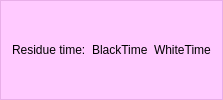
      <widget class="QFrame" name="frame">
       <property name="palette">
        <palette>
         <active>
          <colorrole role="WindowText">
           <brush brushstyle="SolidPattern">
            <color alpha="255">
             <red>0</red>
             <green>0</green>
             <blue>0</blue>
            </color>
           </brush>
          </colorrole>
          <colorrole role="Button">
           <brush brushstyle="SolidPattern">
            <color alpha="100">
             <red>255</red>
             <green>170</green>
             <blue>255</blue>
            </color>
           </brush>
          </colorrole>
          <colorrole role="Light">
           <brush brushstyle="SolidPattern">
            <color alpha="100">
             <red>255</red>
             <green>255</green>
             <blue>255</blue>
            </color>
           </brush>
          </colorrole>
          <colorrole role="Midlight">
           <brush brushstyle="SolidPattern">
            <color alpha="100">
             <red>255</red>
             <green>212</green>
             <blue>255</blue>
            </color>
           </brush>
          </colorrole>
          <colorrole role="Dark">
           <brush brushstyle="SolidPattern">
            <color alpha="100">
             <red>127</red>
             <green>85</green>
             <blue>127</blue>
            </color>
           </brush>
          </colorrole>
          <colorrole role="Mid">
           <brush brushstyle="SolidPattern">
            <color alpha="100">
             <red>170</red>
             <green>113</green>
             <blue>170</blue>
            </color>
           </brush>
          </colorrole>
          <colorrole role="Text">
           <brush brushstyle="SolidPattern">
            <color alpha="255">
             <red>0</red>
             <green>0</green>
             <blue>0</blue>
            </color>
           </brush>
          </colorrole>
          <colorrole role="BrightText">
           <brush brushstyle="SolidPattern">
            <color alpha="255">
             <red>255</red>
             <green>255</green>
             <blue>255</blue>
            </color>
           </brush>
          </colorrole>
          <colorrole role="ButtonText">
           <brush brushstyle="SolidPattern">
            <color alpha="255">
             <red>0</red>
             <green>0</green>
             <blue>0</blue>
            </color>
           </brush>
          </colorrole>
          <colorrole role="Base">
           <brush brushstyle="SolidPattern">
            <color alpha="255">
             <red>255</red>
             <green>255</green>
             <blue>255</blue>
            </color>
           </brush>
          </colorrole>
          <colorrole role="Window">
           <brush brushstyle="SolidPattern">
            <color alpha="100">
             <red>255</red>
             <green>170</green>
             <blue>255</blue>
            </color>
           </brush>
          </colorrole>
          <colorrole role="Shadow">
           <brush brushstyle="SolidPattern">
            <color alpha="255">
             <red>0</red>
             <green>0</green>
             <blue>0</blue>
            </color>
           </brush>
          </colorrole>
          <colorrole role="AlternateBase">
           <brush brushstyle="SolidPattern">
            <color alpha="177">
             <red>255</red>
             <green>212</green>
             <blue>255</blue>
            </color>
           </brush>
          </colorrole>
          <colorrole role="ToolTipBase">
           <brush brushstyle="SolidPattern">
            <color alpha="255">
             <red>255</red>
             <green>255</green>
             <blue>220</blue>
            </color>
           </brush>
          </colorrole>
          <colorrole role="ToolTipText">
           <brush brushstyle="SolidPattern">
            <color alpha="255">
             <red>0</red>
             <green>0</green>
             <blue>0</blue>
            </color>
           </brush>
          </colorrole>
          <colorrole role="PlaceholderText">
           <brush brushstyle="SolidPattern">
            <color alpha="128">
             <red>0</red>
             <green>0</green>
             <blue>0</blue>
            </color>
           </brush>
          </colorrole>
         </active>
         <inactive>
          <colorrole role="WindowText">
           <brush brushstyle="SolidPattern">
            <color alpha="255">
             <red>0</red>
             <green>0</green>
             <blue>0</blue>
            </color>
           </brush>
          </colorrole>
          <colorrole role="Button">
           <brush brushstyle="SolidPattern">
            <color alpha="100">
             <red>255</red>
             <green>170</green>
             <blue>255</blue>
            </color>
           </brush>
          </colorrole>
          <colorrole role="Light">
           <brush brushstyle="SolidPattern">
            <color alpha="100">
             <red>255</red>
             <green>255</green>
             <blue>255</blue>
            </color>
           </brush>
          </colorrole>
          <colorrole role="Midlight">
           <brush brushstyle="SolidPattern">
            <color alpha="100">
             <red>255</red>
             <green>212</green>
             <blue>255</blue>
            </color>
           </brush>
          </colorrole>
          <colorrole role="Dark">
           <brush brushstyle="SolidPattern">
            <color alpha="100">
             <red>127</red>
             <green>85</green>
             <blue>127</blue>
            </color>
           </brush>
          </colorrole>
          <colorrole role="Mid">
           <brush brushstyle="SolidPattern">
            <color alpha="100">
             <red>170</red>
             <green>113</green>
             <blue>170</blue>
            </color>
           </brush>
          </colorrole>
          <colorrole role="Text">
           <brush brushstyle="SolidPattern">
            <color alpha="255">
             <red>0</red>
             <green>0</green>
             <blue>0</blue>
            </color>
           </brush>
          </colorrole>
          <colorrole role="BrightText">
           <brush brushstyle="SolidPattern">
            <color alpha="255">
             <red>255</red>
             <green>255</green>
             <blue>255</blue>
            </color>
           </brush>
          </colorrole>
          <colorrole role="ButtonText">
           <brush brushstyle="SolidPattern">
            <color alpha="255">
             <red>0</red>
             <green>0</green>
             <blue>0</blue>
            </color>
           </brush>
          </colorrole>
          <colorrole role="Base">
           <brush brushstyle="SolidPattern">
            <color alpha="255">
             <red>255</red>
             <green>255</green>
             <blue>255</blue>
            </color>
           </brush>
          </colorrole>
          <colorrole role="Window">
           <brush brushstyle="SolidPattern">
            <color alpha="100">
             <red>255</red>
             <green>170</green>
             <blue>255</blue>
            </color>
           </brush>
          </colorrole>
          <colorrole role="Shadow">
           <brush brushstyle="SolidPattern">
            <color alpha="255">
             <red>0</red>
             <green>0</green>
             <blue>0</blue>
            </color>
           </brush>
          </colorrole>
          <colorrole role="AlternateBase">
           <brush brushstyle="SolidPattern">
            <color alpha="177">
             <red>255</red>
             <green>212</green>
             <blue>255</blue>
            </color>
           </brush>
          </colorrole>
          <colorrole role="ToolTipBase">
           <brush brushstyle="SolidPattern">
            <color alpha="255">
             <red>255</red>
             <green>255</green>
             <blue>220</blue>
            </color>
           </brush>
          </colorrole>
          <colorrole role="ToolTipText">
           <brush brushstyle="SolidPattern">
            <color alpha="255">
             <red>0</red>
             <green>0</green>
             <blue>0</blue>
            </color>
           </brush>
          </colorrole>
          <colorrole role="PlaceholderText">
           <brush brushstyle="SolidPattern">
            <color alpha="128">
             <red>0</red>
             <green>0</green>
             <blue>0</blue>
            </color>
           </brush>
          </colorrole>
         </inactive>
         <disabled>
          <colorrole role="WindowText">
           <brush brushstyle="SolidPattern">
            <color alpha="100">
             <red>127</red>
             <green>85</green>
             <blue>127</blue>
            </color>
           </brush>
          </colorrole>
          <colorrole role="Button">
           <brush brushstyle="SolidPattern">
            <color alpha="100">
             <red>255</red>
             <green>170</green>
             <blue>255</blue>
            </color>
           </brush>
          </colorrole>
          <colorrole role="Light">
           <brush brushstyle="SolidPattern">
            <color alpha="100">
             <red>255</red>
             <green>255</green>
             <blue>255</blue>
            </color>
           </brush>
          </colorrole>
          <colorrole role="Midlight">
           <brush brushstyle="SolidPattern">
            <color alpha="100">
             <red>255</red>
             <green>212</green>
             <blue>255</blue>
            </color>
           </brush>
          </colorrole>
          <colorrole role="Dark">
           <brush brushstyle="SolidPattern">
            <color alpha="100">
             <red>127</red>
             <green>85</green>
             <blue>127</blue>
            </color>
           </brush>
          </colorrole>
          <colorrole role="Mid">
           <brush brushstyle="SolidPattern">
            <color alpha="100">
             <red>170</red>
             <green>113</green>
             <blue>170</blue>
            </color>
           </brush>
          </colorrole>
          <colorrole role="Text">
           <brush brushstyle="SolidPattern">
            <color alpha="100">
             <red>127</red>
             <green>85</green>
             <blue>127</blue>
            </color>
           </brush>
          </colorrole>
          <colorrole role="BrightText">
           <brush brushstyle="SolidPattern">
            <color alpha="255">
             <red>255</red>
             <green>255</green>
             <blue>255</blue>
            </color>
           </brush>
          </colorrole>
          <colorrole role="ButtonText">
           <brush brushstyle="SolidPattern">
            <color alpha="100">
             <red>127</red>
             <green>85</green>
             <blue>127</blue>
            </color>
           </brush>
          </colorrole>
          <colorrole role="Base">
           <brush brushstyle="SolidPattern">
            <color alpha="100">
             <red>255</red>
             <green>170</green>
             <blue>255</blue>
            </color>
           </brush>
          </colorrole>
          <colorrole role="Window">
           <brush brushstyle="SolidPattern">
            <color alpha="100">
             <red>255</red>
             <green>170</green>
             <blue>255</blue>
            </color>
           </brush>
          </colorrole>
          <colorrole role="Shadow">
           <brush brushstyle="SolidPattern">
            <color alpha="255">
             <red>0</red>
             <green>0</green>
             <blue>0</blue>
            </color>
           </brush>
          </colorrole>
          <colorrole role="AlternateBase">
           <brush brushstyle="SolidPattern">
            <color alpha="100">
             <red>255</red>
             <green>170</green>
             <blue>255</blue>
            </color>
           </brush>
          </colorrole>
          <colorrole role="ToolTipBase">
           <brush brushstyle="SolidPattern">
            <color alpha="255">
             <red>255</red>
             <green>255</green>
             <blue>220</blue>
            </color>
           </brush>
          </colorrole>
          <colorrole role="ToolTipText">
           <brush brushstyle="SolidPattern">
            <color alpha="255">
             <red>0</red>
             <green>0</green>
             <blue>0</blue>
            </color>
           </brush>
          </colorrole>
          <colorrole role="PlaceholderText">
           <brush brushstyle="SolidPattern">
            <color alpha="128">
             <red>0</red>
             <green>0</green>
             <blue>0</blue>
            </color>
           </brush>
          </colorrole>
         </disabled>
        </palette>
       </property>
       <property name="autoFillBackground">
        <bool>true</bool>
       </property>
       <property name="frameShape">
        <enum>QFrame::StyledPanel</enum>
       </property>
       <property name="frameShadow">
        <enum>QFrame::Raised</enum>
       </property>
       <layout class="QHBoxLayout" name="horizontalLayout">
        <property name="topMargin">
         <number>0</number>
        </property>
        <property name="bottomMargin">
         <number>0</number>
        </property>
        <item>
         <widget class="QLabel" name="residue_label">
          <property name="text">
           <string>Residue time:</string>
          </property>
         </widget>
        </item>
        <item>
         <widget class="QLabel" name="black_redisdue">
          <property name="text">
           <string>BlackTime</string>
          </property>
         </widget>
        </item>
        <item>
         <widget class="QLabel" name="white_residue">
          <property name="text">
           <string>WhiteTime</string>
          </property>
         </widget>
        </item>
       </layout>
      </widget>
